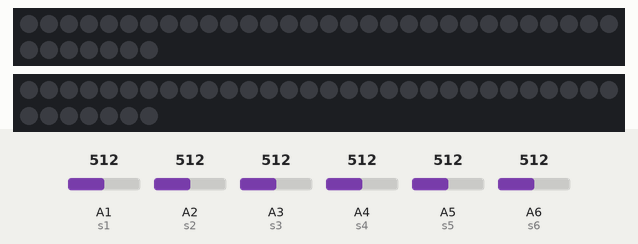
Simulated run of this sketch. Board: Arduino Nano, built with avr-gcc and run on an emulated ATmega328P. Shown: 2 × 37 RGB LEDs in strip order, left to right, continuing on the next row. The inputs (shaded band) are chosen by the test bench; at power-on: A1 (s1) = 512, A2 (s2) = 512, A3 (s3) = 512, A4 (s4) = 512, A5 (s5) = 512, A6 (s6) = 512. Dim RGB values are drawn brighter than linear.

Above: at 1.2 s.
1.3 s: A1 (s1) set to 90
At 2.9 s:
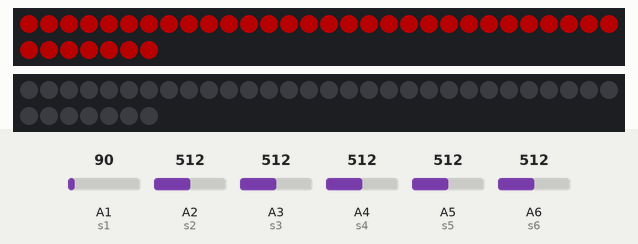
3.4 s: A2 (s2) set to 90
At 4.7 s:
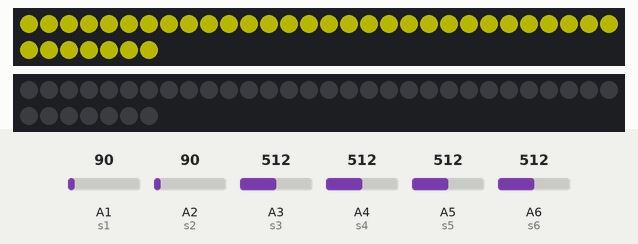
5.4 s: A3 (s3) set to 90
At 6.6 s:
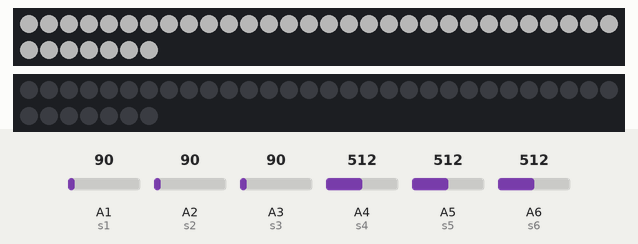
7.4 s: A4 (s4) set to 90
At 8.5 s:
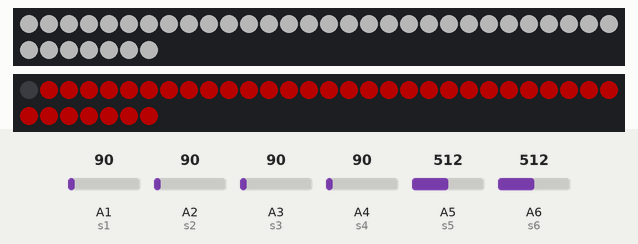
9.3 s: A5 (s5) set to 90
At 10.3 s:
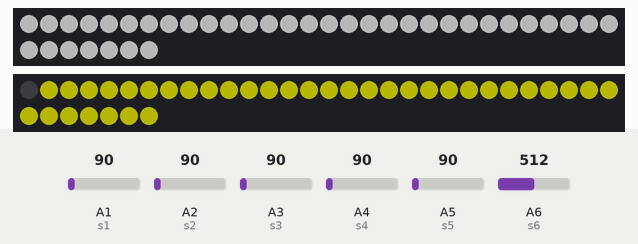
11.3 s: A6 (s6) set to 90
At 12.1 s:
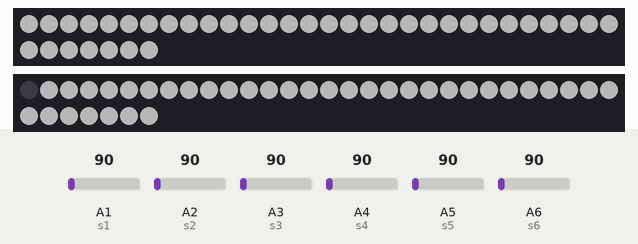
Timing chart, 0 to 14.3 s (numbered marks = the images above; inputs shaded):
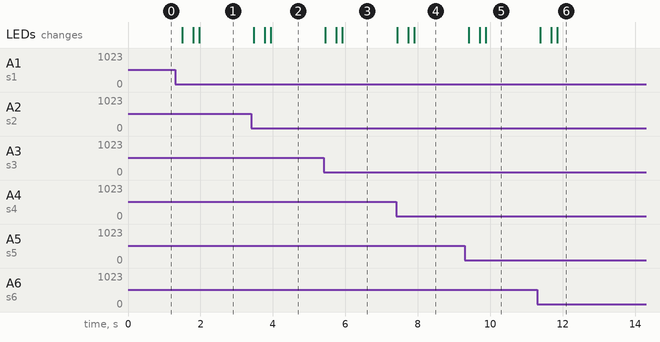

The sketch:

bootcamp2.ino
```cpp
#include <Adafruit_NeoPixel.h> //this is the included library
#define s1 A1  //this is how we tell it which pin the sensor/button is connected to
#define s2 A2  //these are the sensors. For ours it would just be one button
#define s3 A3
#define s4 A4
#define s5 A5
#define s6 A6

#define led1 13 //using two strips, one is connected to pin 12, the other 13 and they both have 37 LEDs
#define led2 12
#define ledCount 37

int sig1, sig2, sig3, sig4, sig5, sig6; //these are just variables that I'll use later
float c1, c2, c3, c4, c5, c6;

Adafruit_NeoPixel strip1(ledCount, led1, NEO_GRB + NEO_KHZ800); //this is where you instantiate objects, basically tell the computer that something exists and what it is
Adafruit_NeoPixel strip2(ledCount, led2, NEO_GRB + NEO_KHZ800); //(number of LEDs in strip, pin connected to LED, dont change the third part)

void setup() {          // this part just runs once
  Serial.begin(115200); // use 9600 instead of 115200
  pinMode(s1, INPUT);  //button is input, don't have to declare strips as output
  pinMode(s2, INPUT);
  pinMode(s3, INPUT);
  pinMode(s4, INPUT);
  pinMode(s5, INPUT);
  pinMode(s6, INPUT);
  strip1.begin();    //function that also declares it an output
  strip1.show();
  strip1.setBrightness(75);
  strip2.begin();
  strip2.show();
  strip2.setBrightness(75);
}

void loop() {
  readSensors();
//  Serial.print("sig1: ");
//  Serial.println(sig1);
//  Serial.print("sig2: ");
//  Serial.println(sig2);
//  Serial.print("sig3: ");
//  Serial.println(sig3);
//  Serial.print("sig4: ");
//  Serial.println(sig4);
//  Serial.print("sig5: ");
//  Serial.println(sig5);
//  Serial.print("sig6: ");
//  Serial.println(sig6);
  lightStrips();
}

void readSensors(){
  sig1 = analogRead(s1);         //read the signal of s1 and call it sig 1. for ours digitalRead(button)
  if(sig1<100) c1=getColor(sig1); // if <100, convert to color value
  else c1=0;
  sig2 = analogRead(s2);
  if(sig2<100) c2=getColor(sig2);
  else c2=0;
  sig3 = analogRead(s3);
  if(sig3<100) c3=getColor(sig3);
  else c3=0;
  sig4 = analogRead(s4);
  if(sig4<100) c4=getColor(sig4);
  else c4=0;
  sig5 = analogRead(s5);
  if(sig5<100) c5=getColor(sig5);
  else c5=0;
  sig6 = analogRead(s6);
  if(sig6<100) c6=getColor(sig6);
  else c6=0;
}

int getColor(int value){
  int colorValue = value*255/100;
  return colorValue;
}

void lightStrips(){
  for(int i=0; i<strip1.numPixels(); i++){ //start at 0, go up to the number of pixels in the strip - 1
    strip1.setPixelColor(i, strip1.Color(c1, c2, c3));  //sets the color of each pizel one by one
    strip2.setPixelColor(strip2.numPixels()-i, strip2.Color(c4, c5, c6));
    strip1.show();
    strip2.show();
    delay(10);
  }
}
```

Measured:
- after the input at 1.3 s, the LEDs: first change after 0.19 s (image 1 shows a later state)
- after the input at 3.4 s, the LEDs: first change after 0.07 s (image 2 shows a later state)
- after the input at 5.4 s, the LEDs: first change at once (image 3 shows a later state)
- after the input at 7.4 s, the LEDs: first change at once (image 4 shows a later state)
- after the input at 9.3 s, the LEDs: first change after 0.11 s (image 5 shows a later state)
- after the input at 11.3 s, the LEDs: first change after 0.08 s (image 6 shows a later state)
